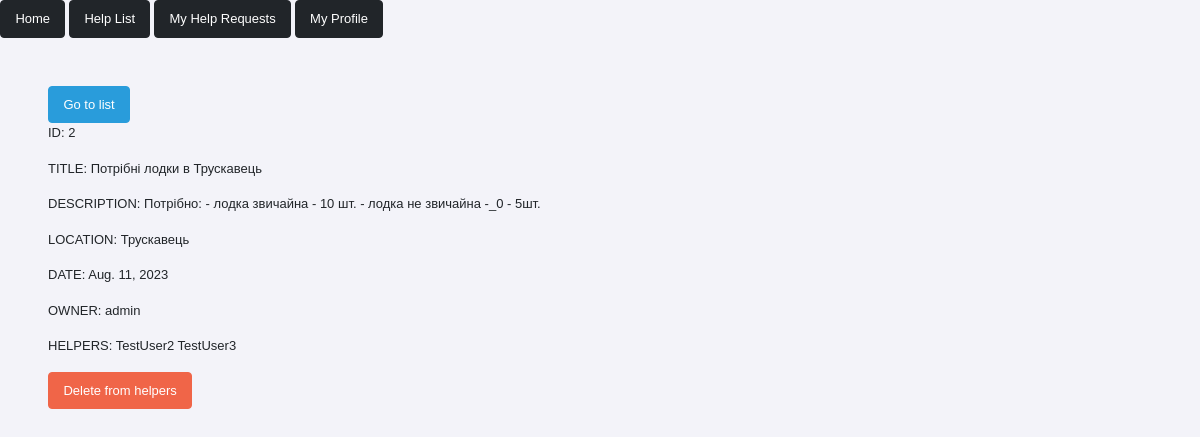
Screenshot of /help_list/2/ (signed in) with the database file from the repository.
### charity/models.py (models this page shows, shortened)
class ReqList(models.Model):
    title = models.CharField(max_length=255)
    description = models.TextField()
    location = models.CharField(max_length=255)
    date = models.DateField(auto_now_add=True)
    owner = models.ForeignKey(CustomUser, on_delete=models.CASCADE, related_name="owner")
    helpers = models.ManyToManyField(CustomUser, blank=True)
    is_done = models.BooleanField(default=False)
    class Meta:
        ordering = ['-date']
        verbose_name = 'Request'
        verbose_name_plural = 'Requests'

### test_app/models.py (models this page shows)
class CustomUser(AbstractUser):
    phone = models.CharField(max_length=20)
    groups = models.ManyToManyField(
        'auth.Group',
        related_name='custom_users',
        blank=True,
        help_text='The groups this user belongs to.'
    )
    user_permissions = models.ManyToManyField(
        'auth.Permission',
        related_name='custom_users',
        blank=True,
        help_text='Specific permissions for this user.'
    )

### charity/views.py (the view)
# urls.py: path("help_list/<int:pk>/", ReqDetailView.as_view(), name="help_detail"),
class ReqDetailView(LoginRequiredMixin, generic.DetailView):
    model = ReqList
    form_class = HelpDetailForm
    context_object_name = "req"
    template_name = "charity/req_detail.html"
    def get_context_data(self, **kwargs):
        context = super().get_context_data(**kwargs)
        req_user = self.request.user
        context['is_owner'] = self.request.user == self.object.owner
        context['req_user'] = req_user
        return context

### templates/charity/req_detail.html (shortened to what this page needs)
{% extends 'index.html' %}
{% block content %}
        <a href="{% url 'charity:help_list' %}" type="button" class="btn btn-info">Go to list</a>
    {% if is_owner %}
        <p>ID: {{ req.id }}</p>
        <p>TITLE: {{ req.title }}</p>
        <p>DESCRIPTION: {{ req.description }}</p>
        <p>LOCATION: {{ req.location }}</p>
        <p>DATE: {{ req.date }}</p>
        <p>OWNER: {{ req.owner }}</p>
        <p>HELPERS:
        {% if req.helpers.all %}
            {% for helper in req.helpers.all %}
                {{ helper }}
                {{ helper.phone }}
            {% endfor %}
        {% else %}
            No helpers yet
        {% endif %}
            </p>
        <p>IS_DONE: {{ req.is_done }}</p>
        <p>
        {% if req.is_done is False  %}
            <a href="{% url 'charity:mark-ass-done' pk=req.id %}" type="button" class="btn btn-primary">Mark as done</a>
        {% endif %}
    {% else %}
        <p>ID: {{ req.id }}</p>
        <p>TITLE: {{ req.title }}</p>
        <p>DESCRIPTION: {{ req.description }}</p>
        <p>LOCATION: {{ req.location }}</p>
        <p>DATE: {{ req.date }}</p>
        <p>OWNER: {{ req.owner }}</p>
        <p>HELPERS:
        {% if req.helpers.all %}
            {% for helper in req.helpers.all %}
                {{ helper }}
            {% endfor %}
        {% else %}
            No helpers yet
        {% endif %}
            </p>
        {% if req_user in req.helpers.all %}
            <a href="{% url 'charity:remove-add-me-to-help' pk=req.id %}" type="button" class="btn btn-danger">Delete from helpers</a>
        {% else %}
            <a href="{% url 'charity:remove-add-me-to-help' pk=req.id %}" type="button" class="btn btn-primary">Assign to helpers list</a>
        {% endif %}
    {% endif %}
{% endblock %}

### rows the page displays
ReqList: id "2", title "Потрібні лодки в Трускавець", description "Потрібно: - лодка звичайна - 10 шт. - лодка не звичайна -_0 - 5шт.", location "Трускавець", date "Aug. 11, 2023", owner "admin"
CustomUser: username "TestUser2"
CustomUser: username "TestUser3"
